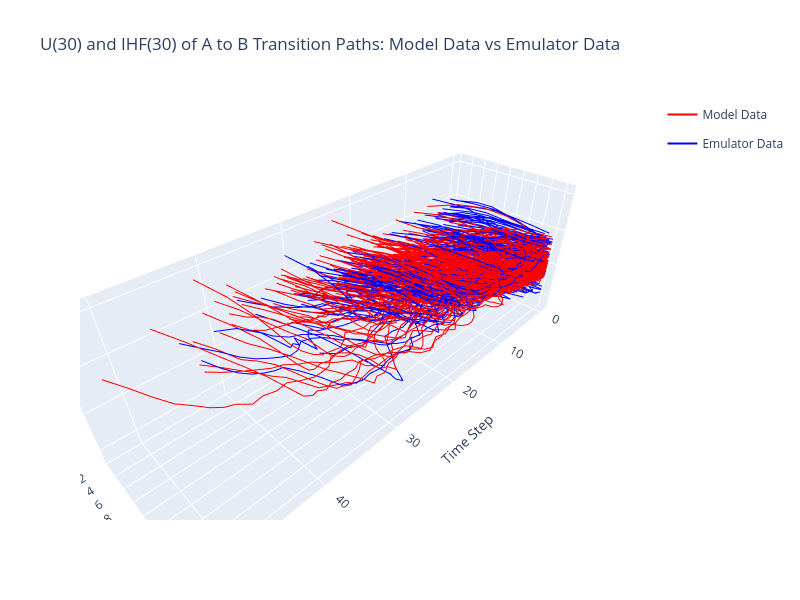

Notebook source saved alongside this figure:
### Code cell
import plotly.express as px
import pandas as pd
import plotly.graph_objects as go

fig = go.Figure()
for path in real_paths[1::2]:  # Step by 2 to get only A to B transitions
    start_of_path, end_of_path = path
    length = end_of_path - start_of_path + 1
    time = np.arange(length)
    data = {
        'time': time,
        'zonal_wind': real_data[start_of_path:end_of_path + 1, level],
        'ihf': real_ivt[start_of_path:end_of_path + 1, level-50]
    }
    df = pd.DataFrame(data)
    fig.add_trace(go.Scatter3d(x=df['time'], y=df['zonal_wind'], z=df['ihf'], 
                               mode='lines', line=dict(color='red', width=2), 
                               name='Model Data', legendgroup='Model Data',
                               showlegend=True if start_of_path == real_paths[1][0] else False))

for path in paths[1::2]:  # Step by 2 to get only A to B transitions
    start_of_path, end_of_path = path
    length = end_of_path - start_of_path + 1
    time = np.arange(length)
    data = {
        'time': time,
        'zonal_wind': save[start_of_path:end_of_path + 1, level],
        'ihf': ivt[start_of_path:end_of_path + 1, level-50]
    }
    df = pd.DataFrame(data)
    fig.add_trace(go.Scatter3d(x=df['time'], y=df['zonal_wind'], z=df['ihf'], 
                               mode='lines', line=dict(color='blue', width=2), 
                               name='Emulator Data', legendgroup='Emulator Data',
                               showlegend=True if start_of_path == paths[1][0] else False))

fig.update_layout(
    scene = dict(
        xaxis_title='Time Step',
        yaxis_title='U(30)',
        zaxis_title='IHF(30)'
    ),
    title='U(30) and IHF(30) of A to B Transition Paths: Model Data vs Emulator Data',
    width=800,
    height=600,
)
fig.show()
